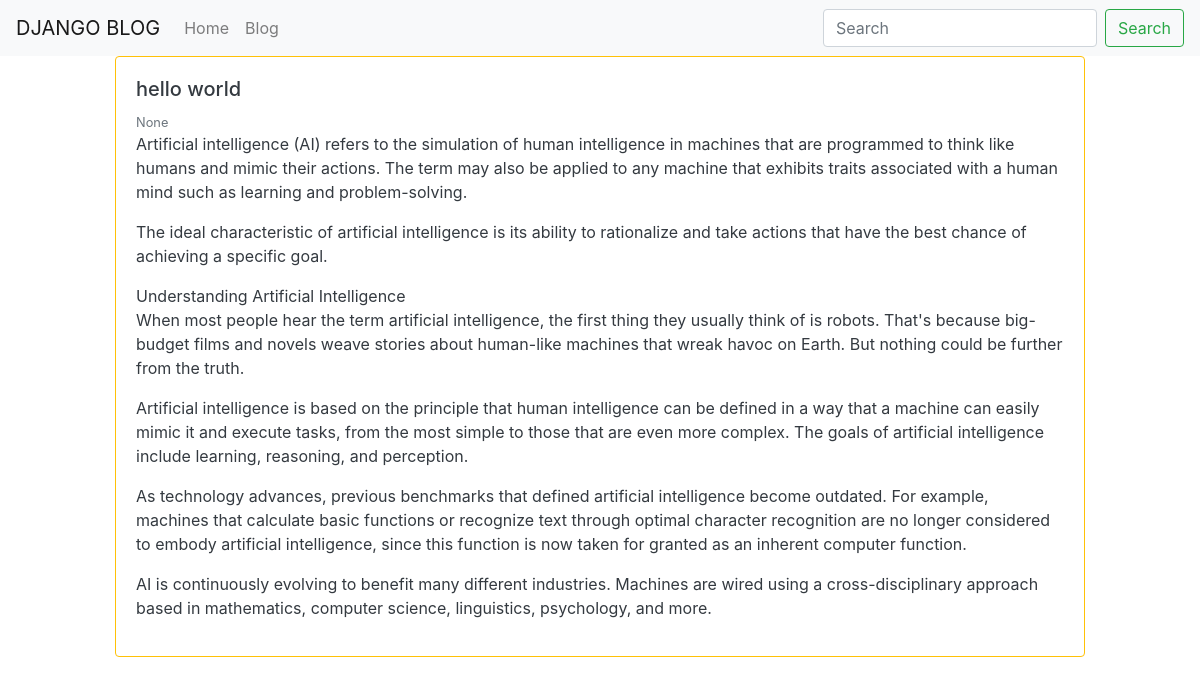
/blog/hello-world1/, run on the app's committed database.
### blog_posts/models.py (models this page shows, shortened)
class BlogPost(models.Model):
    user = models.ForeignKey(User, default=1, null=True, on_delete=models.SET_NULL)
    image = models.ImageField(upload_to='image/',blank=True, null=True)
    title = models.CharField(max_length=120)
    slug = models.SlugField(unique=True)
    content = models.TextField(null=True, blank=True)
    publish_date = models.DateTimeField(auto_now=False, auto_now_add=False, null=True, blank=True)
    timestamp = models.DateTimeField(auto_now_add=True)
    updated = models.DateTimeField(auto_now=True)
    objects = BlogPostManager()
    class Meta:
        ordering = ['-publish_date','-updated','-timestamp']

### blog_posts/views.py (the view)
# urls.py: path('<str:slug>/', blog_post_detail_view),
def blog_post_detail_view(request,slug):
    obj = get_object_or_404(BlogPost, slug=slug)
    template_name = 'blog/detail.html'
    context = {"object": obj}
    return render(request, template_name,context)

### blog_posts/models.py (called while the page is built)
    def get_queryset(self):
        return BlogPostQuerySet(self.model, using=self._db)

### blog_posts/templates/blog/detail.html (shortened to what this page needs)
{% extends "base.html" %}
{% block content %}
{% load static %}
<div class="row">
{% include 'blog/list-inline.html' with blog_post=object detail=True %}
</div>
{% endblock %}

### templates/base.html (shortened to what this page needs)
<head>
    <link rel="stylesheet" href="https://stackpath.bootstrapcdn.com/bootstrap/4.5.0/css/bootstrap.min.css">
  </head>
  <body>
    {% include 'navbar.html' %}
      <div class="container-fluid">
        {% block content %}
                {% endblock %}
      </div>
  </body>
</html>

### templates/navbar.html (shortened to what this page needs)
<nav class="navbar navbar-expand-lg navbar-light bg-light">
    <a class="navbar-brand" href="/">DJANGO BLOG</a>
    <div class="collapse navbar-collapse" id="navbarSupportedContent">
      <ul class="navbar-nav mr-auto">
        <li class="nav-item ">
          <a class="nav-link" href="/">Home</a>
        </li>
        <li class="nav-item">
          <a class="nav-link" href="/blog">Blog</a>
        </li>
      </ul>
      <form class="form-inline my-2 my-lg-0" action="/search/">
        <input class="form-control mr-sm-2" name="q" type="search" placeholder="Search" aria-label="Search">
        <button class="btn btn-outline-success my-2 my-sm-0" type="submit">Search</button>
      </form>
    </div>
  </nav>

### blog_posts/templates/blog/list-inline.html (shortened to what this page needs)
<div class="col-12 col-md-10 mb-3 mx-auto">
<div class="card {% if not blog_post.publish_date %} border border-warning text-dark {% endif %}  ">
    <div class="card-body">
        <h5 class="card-title">{{ blog_post.title }}</h5>
     <small class="text-muted">{{ blog_post.publish_date }}</small>
            {% if truncate %}
                {{ blog_post.content|linebreaks|truncatewords:30 }}
            {% else %}
                {{ blog_post.content|linebreaks }}
            {% endif %}
        </div>
</div>
</div>

### data on the page
BlogPost: title "hello world", publish_date "None", content "Artificial intelligence (AI) refers to the simulation of human intelligence in machines that are programmed to think like humans and mimic their actions. The term may also be applied to any machine that exhibits traits associated with a human mind such as learning and problem-solving. The ideal characteristic of artificial intelligence is its ability to rationalize and take actions that have the best chance of achieving a specific goal. Understanding Artificial Intelligence When most people hear the term artificial intelligence, the first thing they usually think of is robots. That's because big-budget films and novels weave stories about human-like machines that wreak havoc on Earth. But…"
